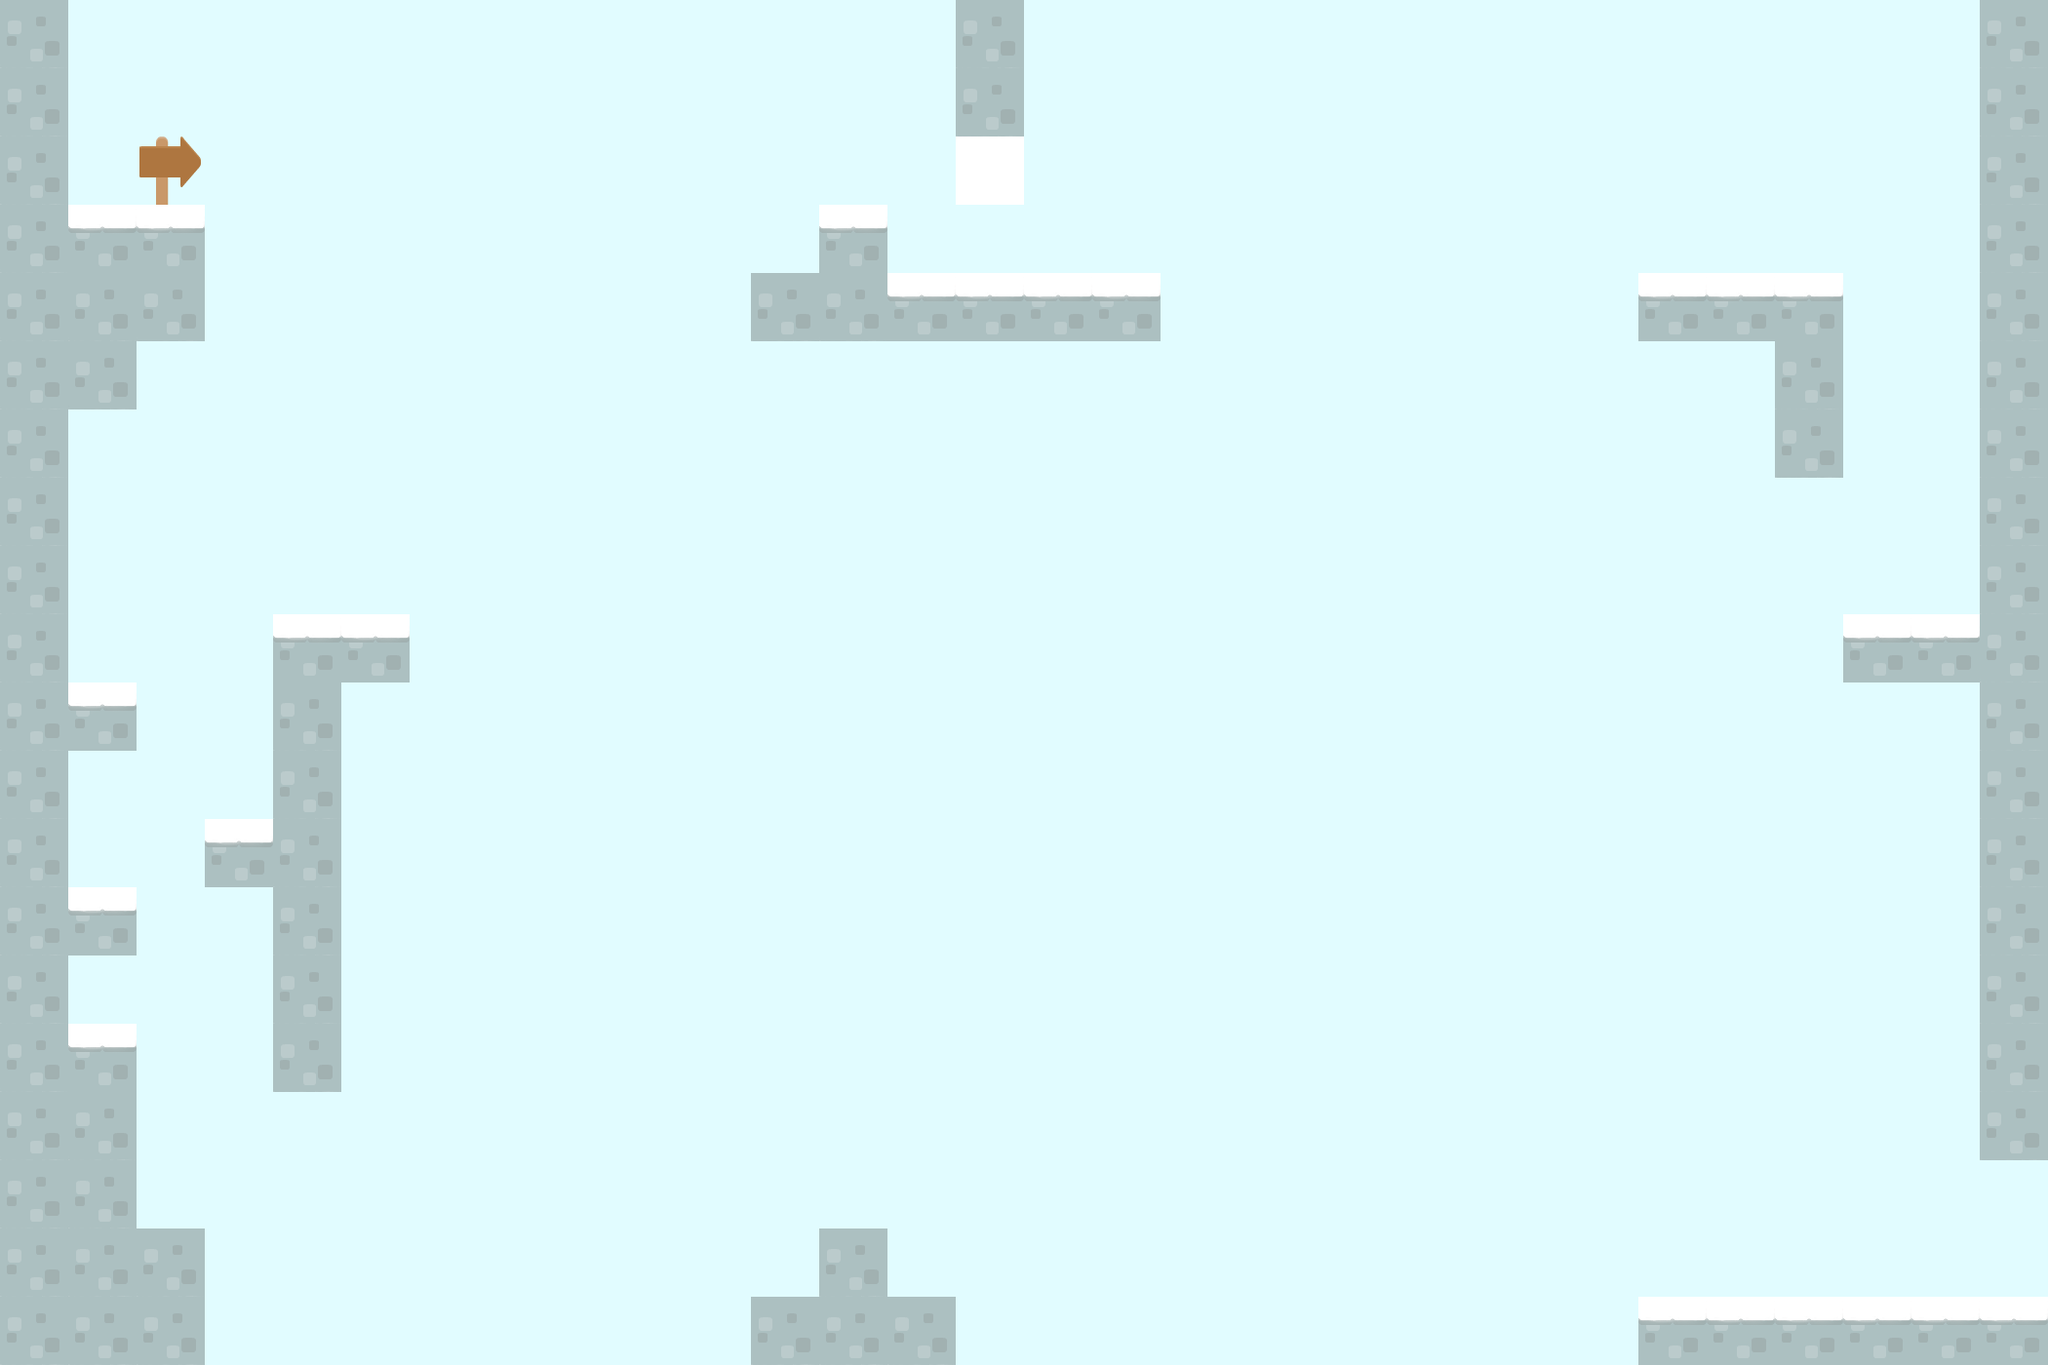

This is a level from a 2D game, rendered from its Tiled map with the project's own tilesets. A one-line summary and the map file follow, with tile-layer data summarised:
An orthogonal 30x20 tile map with 70x70 px tiles, 2 tile layers (Back, collison).

<map version="1.0" orientation="orthogonal" width="30" height="20" tilewidth="70" tileheight="70">
 <tileset firstgid="1" name="tiles_map" tilewidth="70" tileheight="70">
  <image source="../images/tiles_map.png" width="700" height="140" />
 </tileset>
 <layer name="Back" width="30" height="20">
  <data>[600 cells, 600 non-empty, 7 distinct tile ids]</data>
 </layer>
 <layer name="collison" width="30" height="20">
  <data>[600 cells, 87 non-empty, 3 distinct tile ids]</data>
 </layer>
</map>